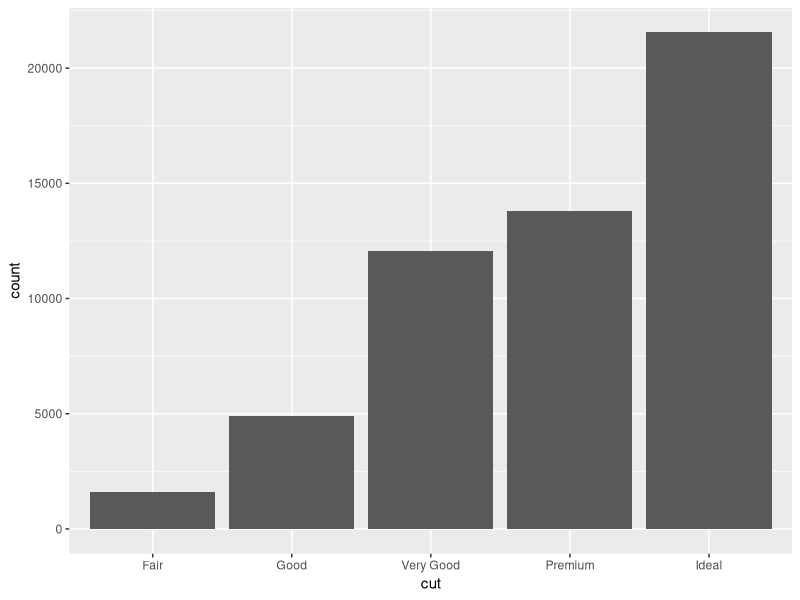
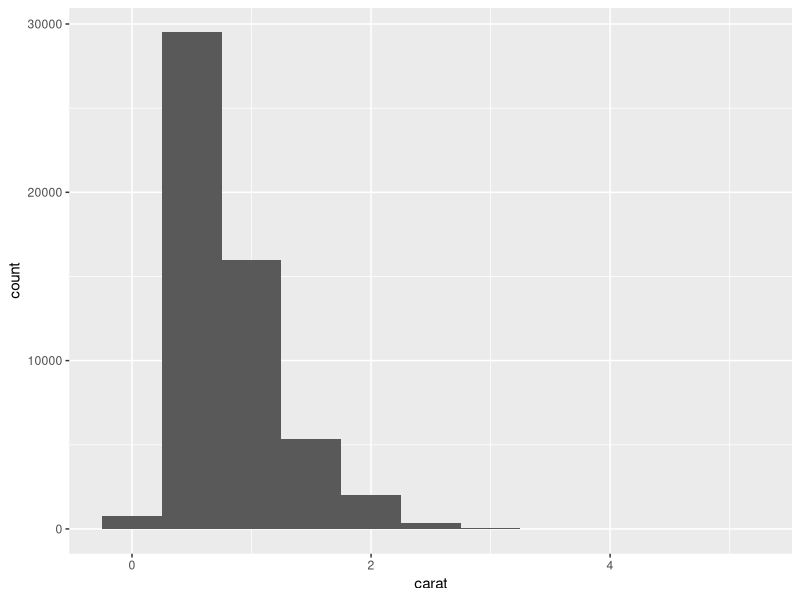
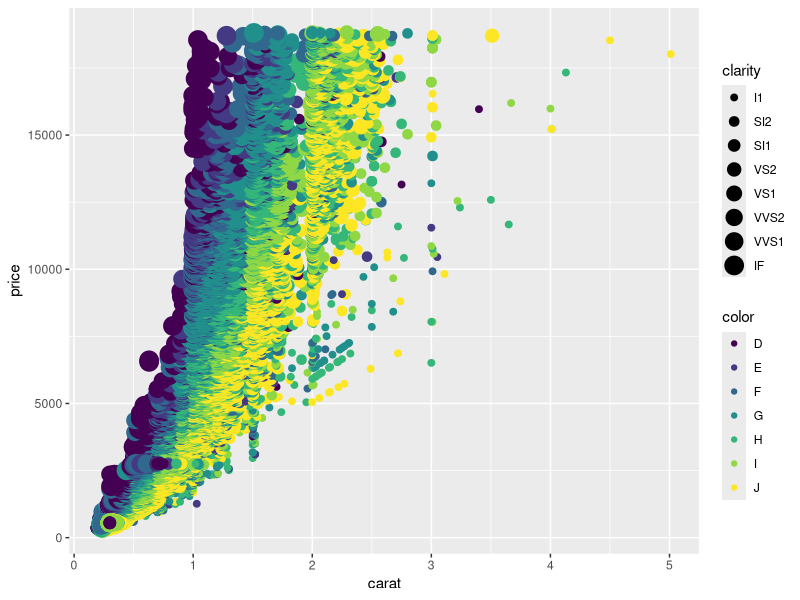
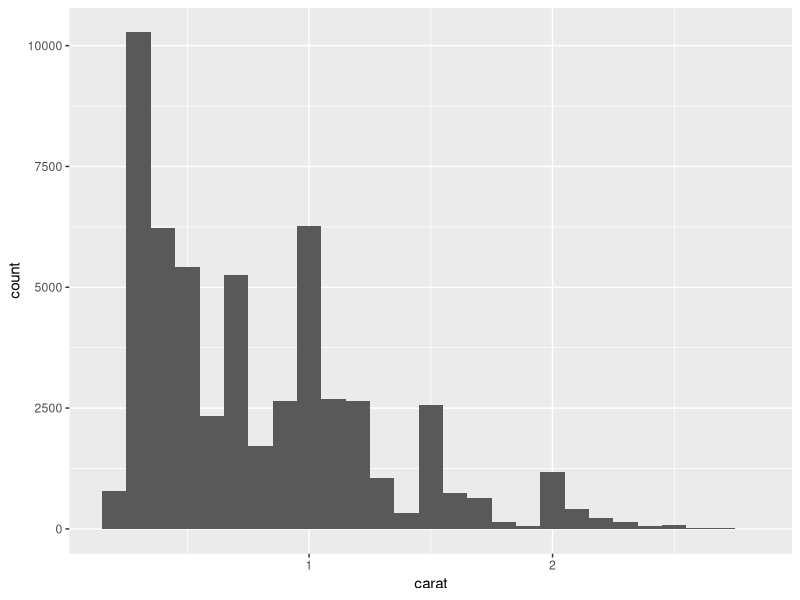
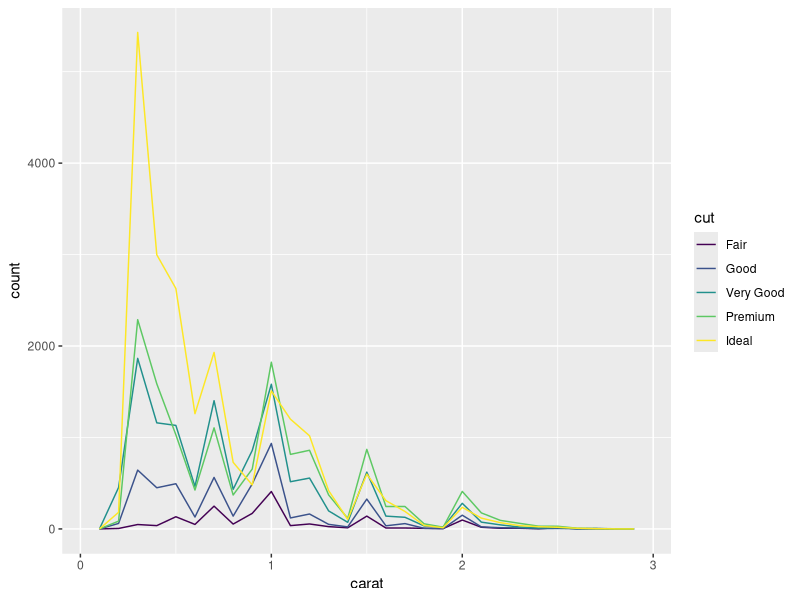
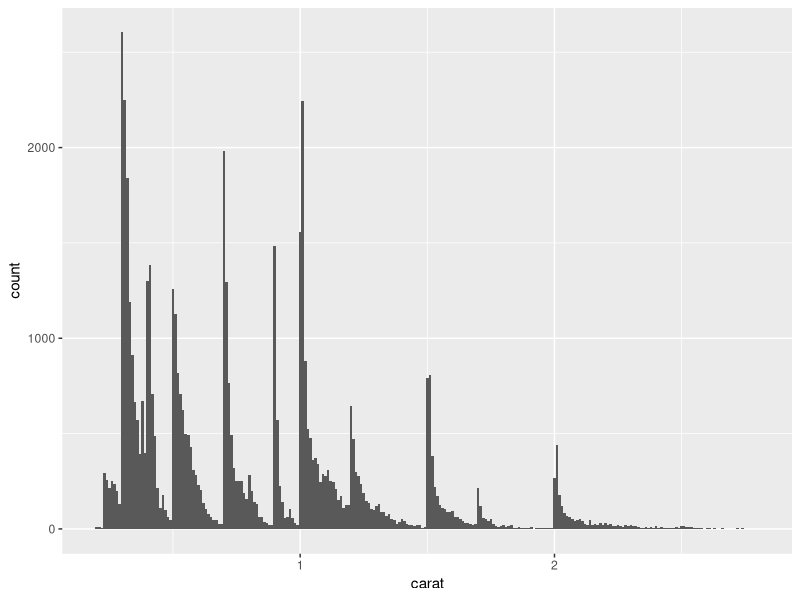
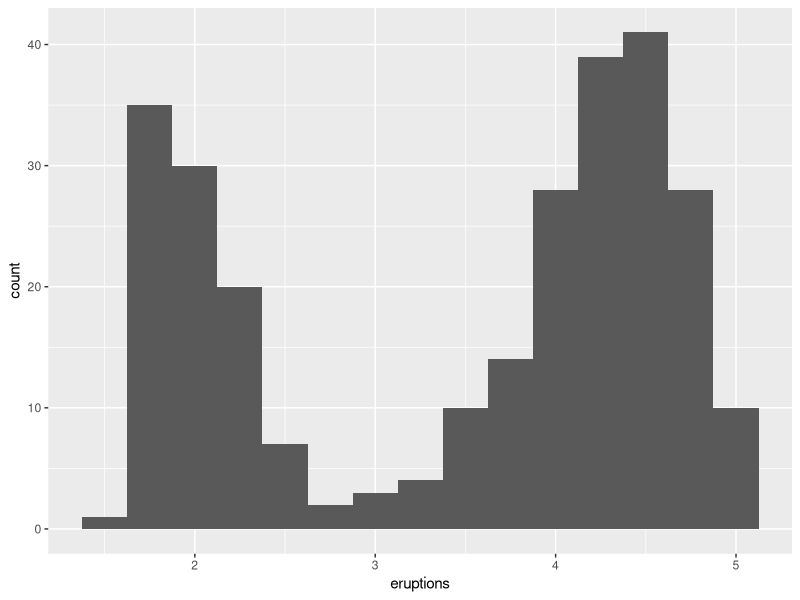
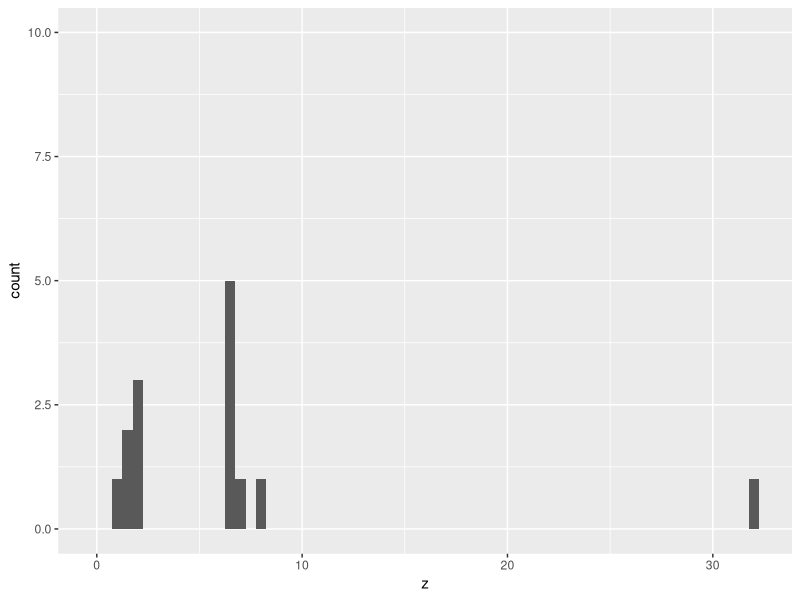

These figures' R source, in order: (Note: this script raises an error after producing the figures.)

# EDA and distribution ----------------------------------------------------
library(ggplot2)
library(dplyr)
library(gganimate)

ggplot(data = diamonds) +
  geom_bar(mapping = aes(x = cut))

diamonds %>%  count(cut)

# distribution of a continuous variable

ggplot(data = diamonds) +
  geom_histogram(mapping = aes(x = carat), binwidth = 0.5)

ggplot(diamonds, aes(carat, price,size = clarity, color = color, frame = depth )) +
  geom_point()


diamonds %>% 
  count(cut_width(carat, 0.5))

# for carat < 3 and binwidth  = 0.1

smaller <- diamonds %>% 
  filter(carat < 3)

ggplot(data = smaller, mapping = aes(x = carat)) +
  geom_histogram(binwidth = 0.1)

# to get the freq_plot

ggplot(data = smaller, mapping = aes(x = carat, colour = cut)) +
  geom_freqpoly(binwidth = 0.1)

ggplot(data = smaller, mapping = aes(x = carat)) +
  geom_histogram(binwidth = 0.01)

ggplot(data = faithful, mapping = aes(x = eruptions)) + 
  geom_histogram(binwidth = 0.25)

# distibution for each diamond

ggplot(diamonds, aes(x =z)) +  geom_histogram(binwidth = 0.5) +
  ylim(c(0,10))
  
  coord_cartesian(ylim = c(0,20))

diamonds %>% filter( z >30) %>%
  select(price,x,y,z) %>% arrange(z)

ggplot(diamonds, aes(x = price)) + geom_histogram(binwidth =100)


# count of diamonds with carat  = 0.99 & carat =1

diamonds %>% filter(carat ==1 | carat ==0.99) %>% group_by(carat) %>% summarise(n =n())

diamonds %>% filter(between(price,1000,15000)) %>%
  group_by(price) %>% summarise(n =n())
  
  mutate(ex_col = case_when(price %% 100 == 57 ~ "gandiv",
                            price %/% 100 == 27 ~"donshe"
                                       ))

# study of covariance
  ggplot(data = diamonds, mapping = aes(x = price)) + 
    geom_freqpoly(mapping = aes(colour = cut), binwidth = 500) + facet_wrap(~price)
  
  
# getting the relationship between cut & carat
  
  library(modelr)
  
  mod <- lm(log(price) ~ log(carat), data = diamonds)
  
  diamonds2 <- diamonds %>% 
    add_residuals(mod) %>% 
    mutate(resid = exp(resid))
  
  ggplot(data = diamonds2) + 
    geom_point(mapping = aes(x = carat, y = resid))
 
  
